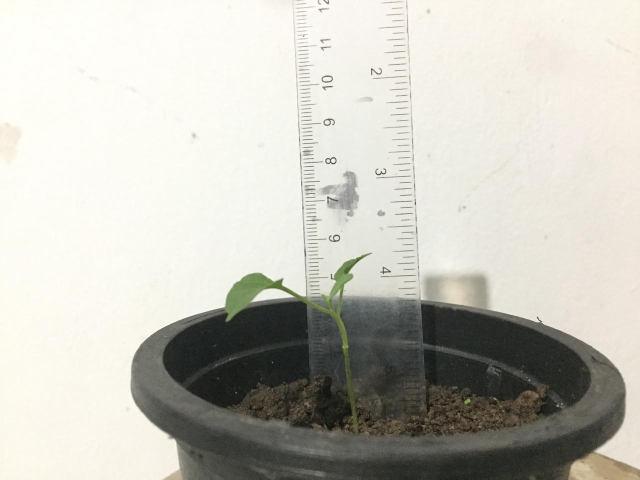
#> input picture Plant/plant.JPG, 1280 x 960 px, found by its file name (shown at 1/2 size)
$ jupyter execute Plant_Health.ipynb
#> lines starting #> are read from the running program, lines starting #| are printed output that depends on the picture; after the words box and inside, x2 and y2 are one past the last pixel; in counts of white or black regions, pixels touching at a corner belong together
[cell 1]
import cv2
import numpy as np

# Load plant image
frame = cv2.imread('plant.jpg')
#> frame is the input picture: shape (960, 1280, 3); mean B, G, R 187.2, 195.9, 197.2
frame = cv2.resize(frame, (750, 550))  # Resize for consistency
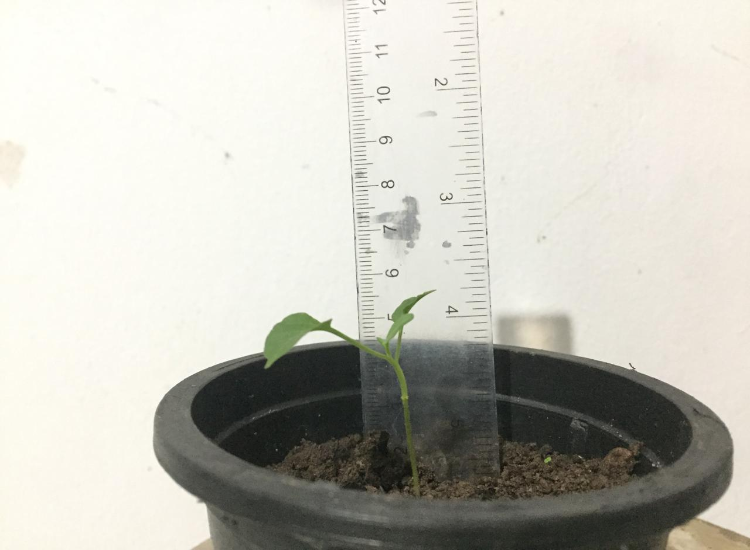
#> frame: shape (550, 750, 3); mean B, G, R 187.1, 195.8, 197.1

# Convert image to HSV color space
hsv = cv2.cvtColor(frame, cv2.COLOR_BGR2HSV)
#> hsv: shape (550, 750, 3); mean H, S, V 30.2, 17.7, 197.8

# Define color ranges
# Healthy green color range
lower_green = np.array([30, 40, 40])
upper_green = np.array([90, 255, 255])

# Unhealthy yellowish areas (chlorosis, nutrient deficiency)
lower_yellow = np.array([20, 90, 90])
upper_yellow = np.array([35, 255, 255])

# Brownish areas (drying, disease)
lower_brown = np.array([5, 50, 50])
upper_brown = np.array([20, 255, 200])

# Create masks to segment different regions
mask_green = cv2.inRange(hsv, lower_green, upper_green)
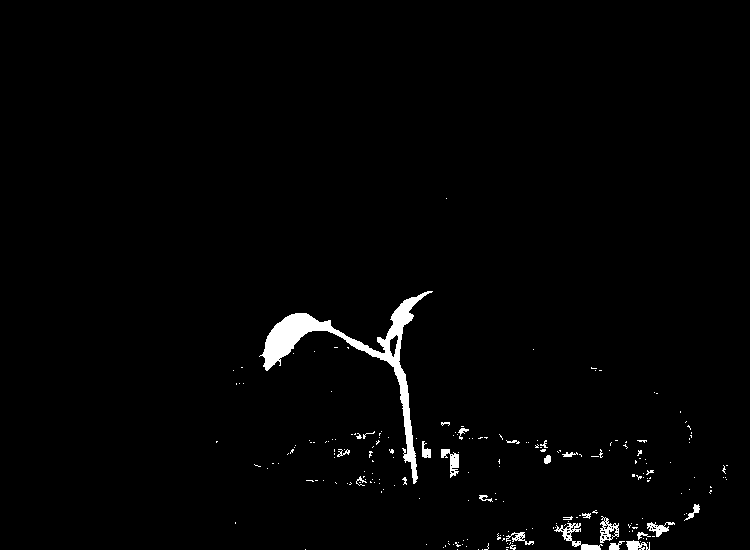
#> mask_green: shape (550, 750); 1.6% white; 214 white regions (189 under 20 px), largest, box (x1, y1, x2, y2) and area: (259, 291, 433, 484) 4041, (554, 523, 603, 550) 336, (600, 516, 619, 543) 239
mask_yellow = cv2.inRange(hsv, lower_yellow, upper_yellow)
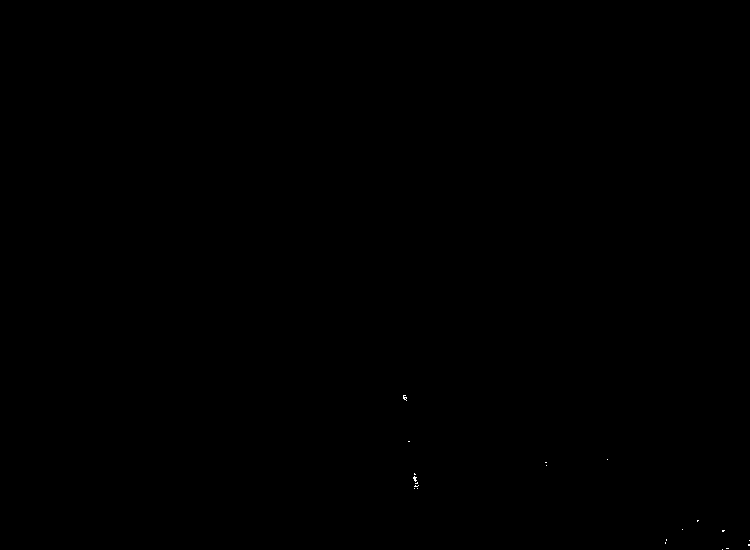
#> mask_yellow: shape (550, 750); 0.02% white in thin lines or dots, all inside (x1, y1, x2, y2) = (403, 395, 750, 550)
mask_brown = cv2.inRange(hsv, lower_brown, upper_brown)
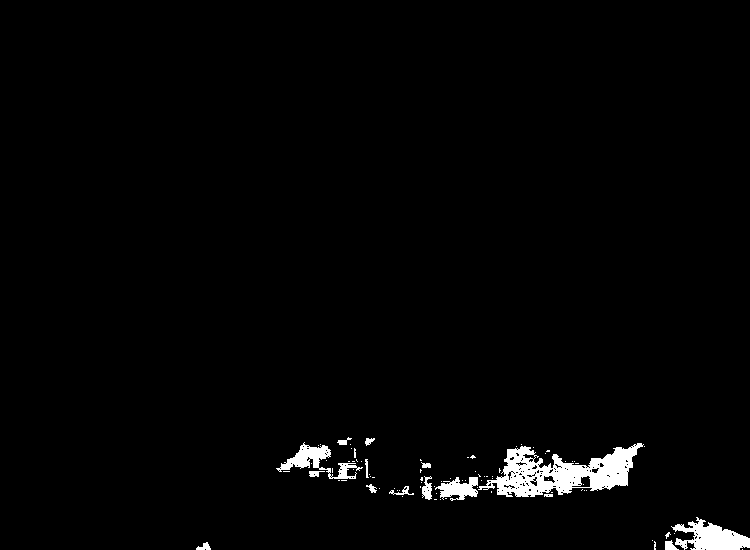
#> mask_brown: shape (550, 750); 2% white; 86 white regions (71 under 20 px), largest, box (x1, y1, x2, y2) and area: (478, 443, 644, 497) 4203, (671, 517, 750, 550) 1421, (276, 442, 363, 479) 975

# Count pixels in each category
total_pixels = frame.shape[0] * frame.shape[1]
#> total_pixels = 412500
green_pixels = cv2.countNonZero(mask_green)
#> green_pixels = 6662
yellow_pixels = cv2.countNonZero(mask_yellow)
#> yellow_pixels = 71
brown_pixels = cv2.countNonZero(mask_brown)
#> brown_pixels = 8101

# Calculate affected percentage
green_percentage = (green_pixels / total_pixels) * 100
#> green_percentage = 1.62
yellow_percentage = (yellow_pixels / total_pixels) * 100
#> yellow_percentage = 0.0172
brown_percentage = (brown_pixels / total_pixels) * 100
#> brown_percentage = 1.96

# Create result image by combining masks
result = frame.copy()
result[np.where(mask_yellow > 0)] = [0, 255, 255]  # Highlight yellow areas
#> result: shape (550, 750, 3); 0.02% of pixels changed, all inside (x1, y1, x2, y2) = (403, 395, 750, 550)
result[np.where(mask_brown > 0)] = [0, 165, 255]  # Highlight brown areas
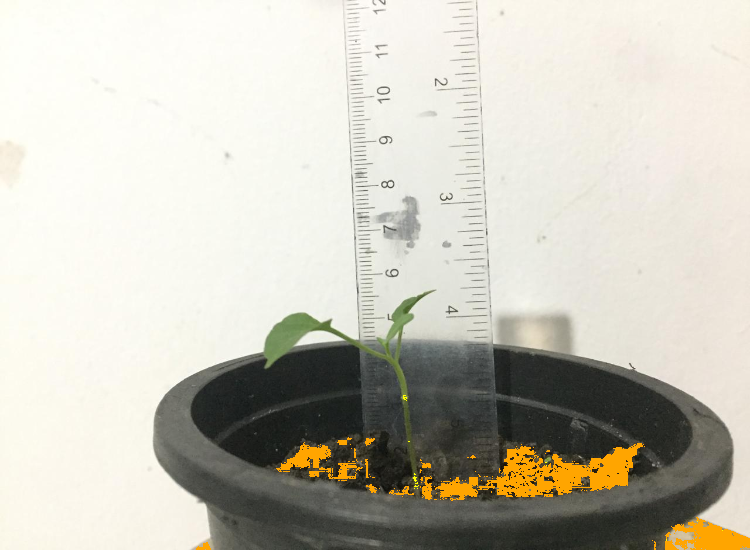
#> result: shape (550, 750, 3); mean B, G, R 185.8, 197.4, 200.3

# Display plant health status
status_text = f"Healthy: {green_percentage:.2f}% | Yellow: {yellow_percentage:.2f}% | Brown: {brown_percentage:.2f}%"
cv2.putText(result, status_text, (20, 30), cv2.FONT_HERSHEY_SIMPLEX, 0.7, (255, 255, 255), 2)
#> result: shape (550, 750, 3); 0.82% of pixels changed, all inside (x1, y1, x2, y2) = (22, 12, 539, 37)

# Show results
cv2.imshow("Original Plant", frame)
cv2.imshow("Health Analysis", result)
cv2.imshow("Green Mask ", mask_green)
cv2.imshow("Yellow Mask ", mask_yellow)
cv2.imshow("Brown Mask ", mask_brown)

cv2.waitKey(0)
cv2.destroyAllWindows()
